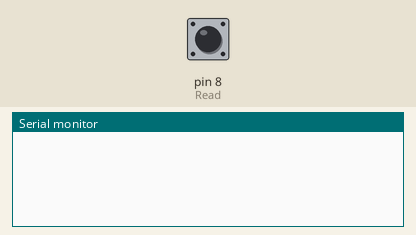
Bench run of a sketch on a simulated Arduino Uno, built with avr-gcc and run on an emulated ATmega328P. Shown: the last lines printed to the serial monitor. The inputs (shaded band) are chosen by the test bench; at power-on: pin 8 (Read) LOW.

Above: at 1.2 s.
1.3 s: pin 8 (Read) pulsed HIGH 2 times (0.12 s each, 0.3 s apart)
At 3.7 s:
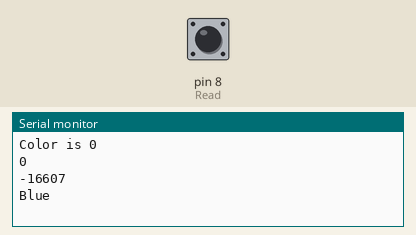
4.4 s: pin 8 (Read) pulsed HIGH 5 times (0.12 s each, 0.3 s apart)
At 8.8 s:
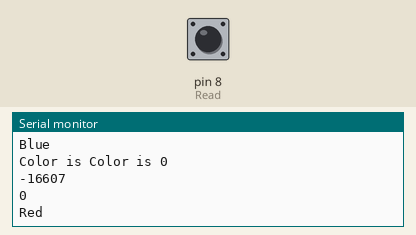

Measured:
- after the input at 1.3 s, the serial monitor: prints a new line after 1.6 s (image 1)
- after the input at 4.4 s, the serial monitor: prints a new line after 3.6 s (image 2)

The sketch:

color_sensor.ino
```cpp
#define S0 9//four output pins
#define S1 10
#define S2 11
#define S3 12
#define Read 8

int SavedArray[3];

void setup()
{


Serial.begin(9600);
pinMode (S0 , OUTPUT);
pinMode (S1 , OUTPUT);
pinMode (S2 , OUTPUT);
pinMode (S3 , OUTPUT);
pinMode (Read, INPUT);
//setting frequency to 20%
digitalWrite(S0,HIGH);
digitalWrite(S1,LOW);
}

void loop() {
   //RED
   digitalWrite(S2,LOW);
   digitalWrite(S3,LOW);
   int frequencyRed=pulseIn(Read , LOW);
  // frequencyRed = map(frequencyRed,25,72,0,255);
   delay(100);

   //BLUE
   digitalWrite(S2,LOW);
   digitalWrite(S3,HIGH);
    int frequencyBlue=pulseIn(Read , LOW);
  // frequencyBlue = map(frequencyBlue,30,90,0,255);
   delay(100);

  // frequencyBlue = map(frequencyBlue,30,90,0,255);
   delay(100);
   //GREEN
   digitalWrite(S2,HIGH);
   digitalWrite(S3,HIGH);
   int frequencyGreen=pulseIn(Read , LOW);
   //frequencyGreen = map(frequencyGreen,70,25,255,0);
   delay(100);

   int Colors[3]= {frequencyRed,frequencyBlue,frequencyGreen};
   Serial.print("Color is ");
if(!(Colors[0]>=100&&Colors[1]>=100&&Colors[2]>=100)){

  if(frequencyGreen<frequencyBlue && frequencyGreen<frequencyRed)
  {
    Serial.println(frequencyGreen); Serial.println(frequencyRed); Serial.println(frequencyBlue);
   Serial.print("Green \n");
   }
   else if(frequencyRed<frequencyBlue && frequencyGreen>frequencyRed)
  {
   Serial.println(frequencyGreen); Serial.println(frequencyRed); Serial.println(frequencyBlue);
   Serial.print("Red \n");
   }else if(frequencyBlue<frequencyGreen && frequencyBlue<frequencyRed)
  {
    Serial.println(frequencyGreen); Serial.println(frequencyRed); Serial.println(frequencyBlue);
   Serial.print("Blue \n");
   }
}else{Serial.println("Color is Black");}
}
```
